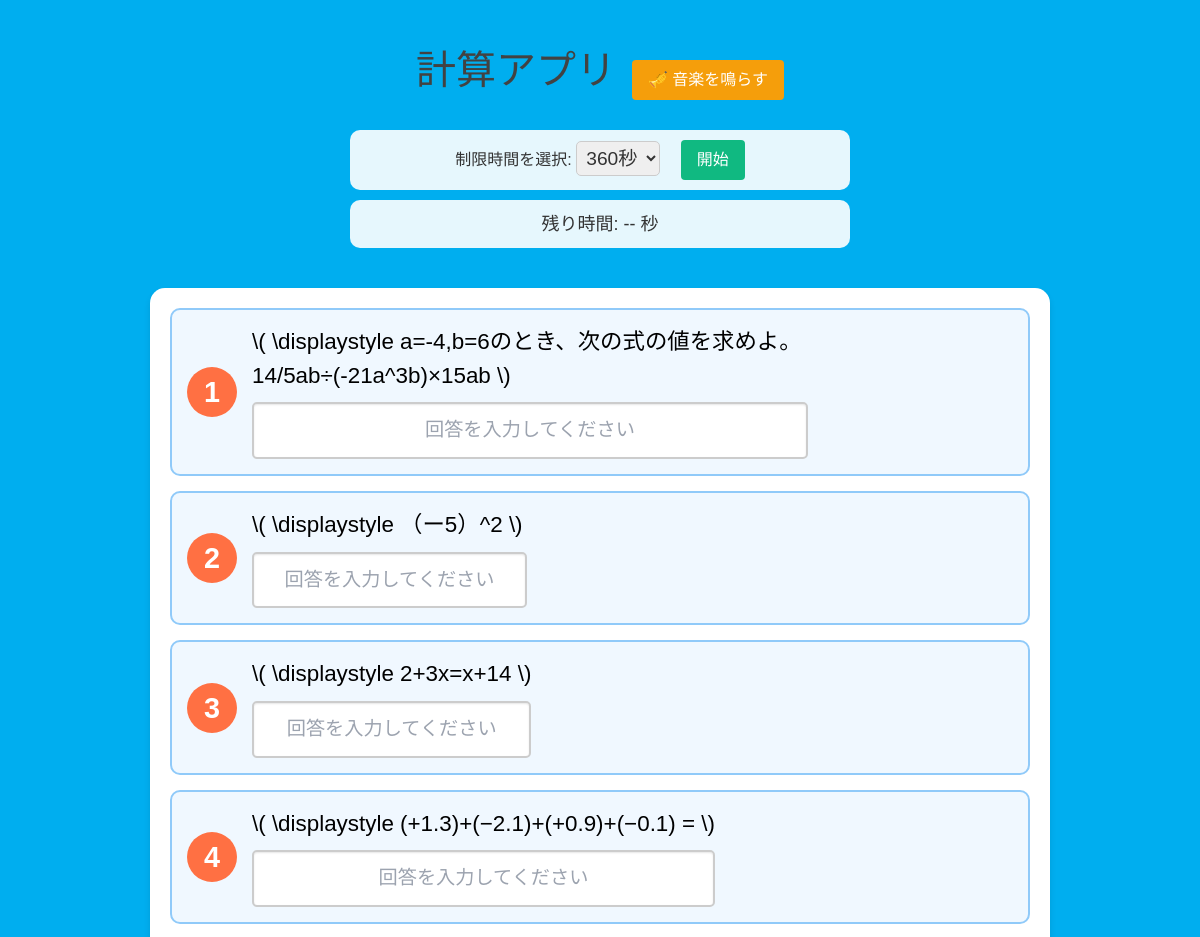
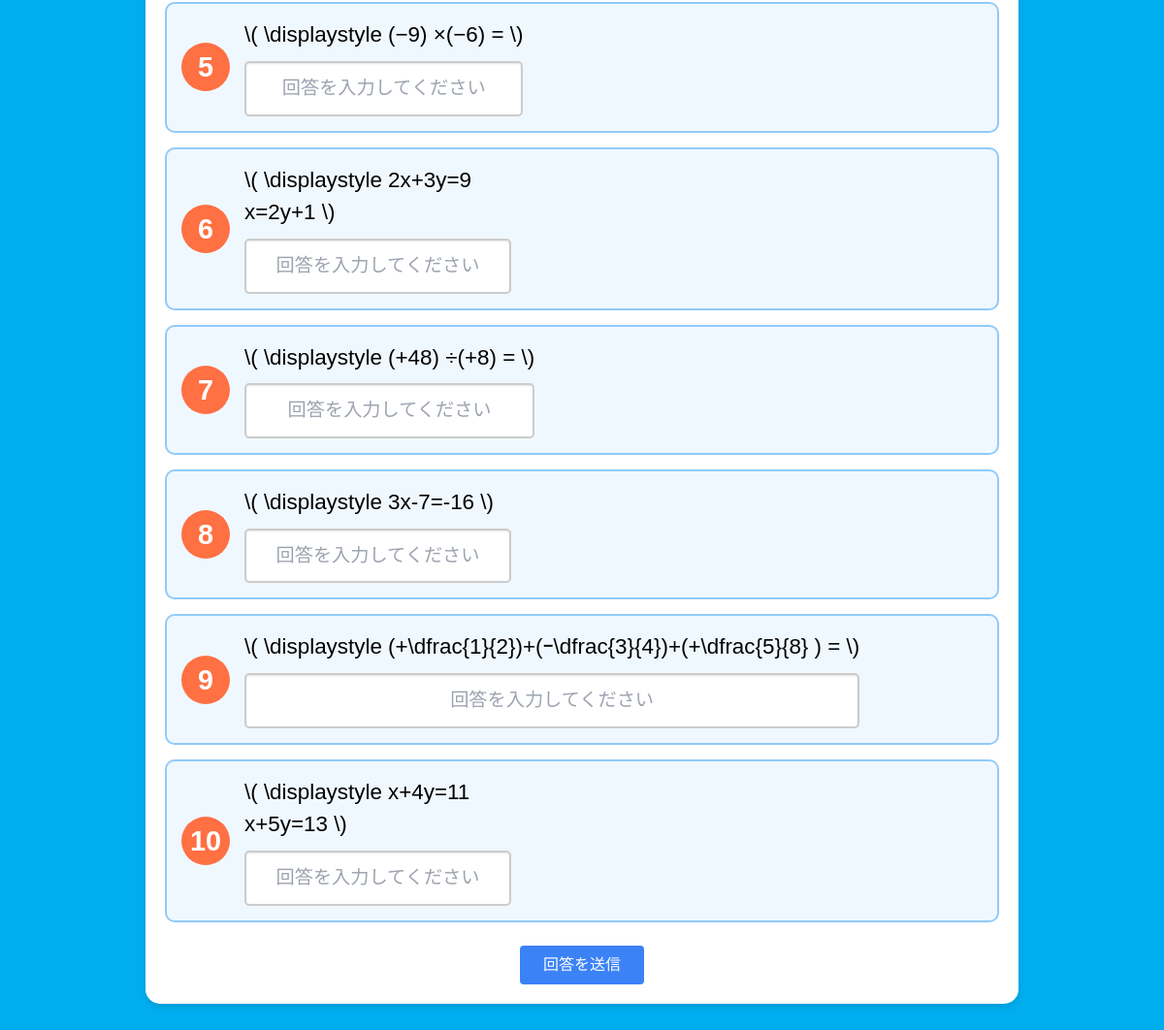
The page /quiz/ on the database as committed earlier (2 pictures, top to bottom).
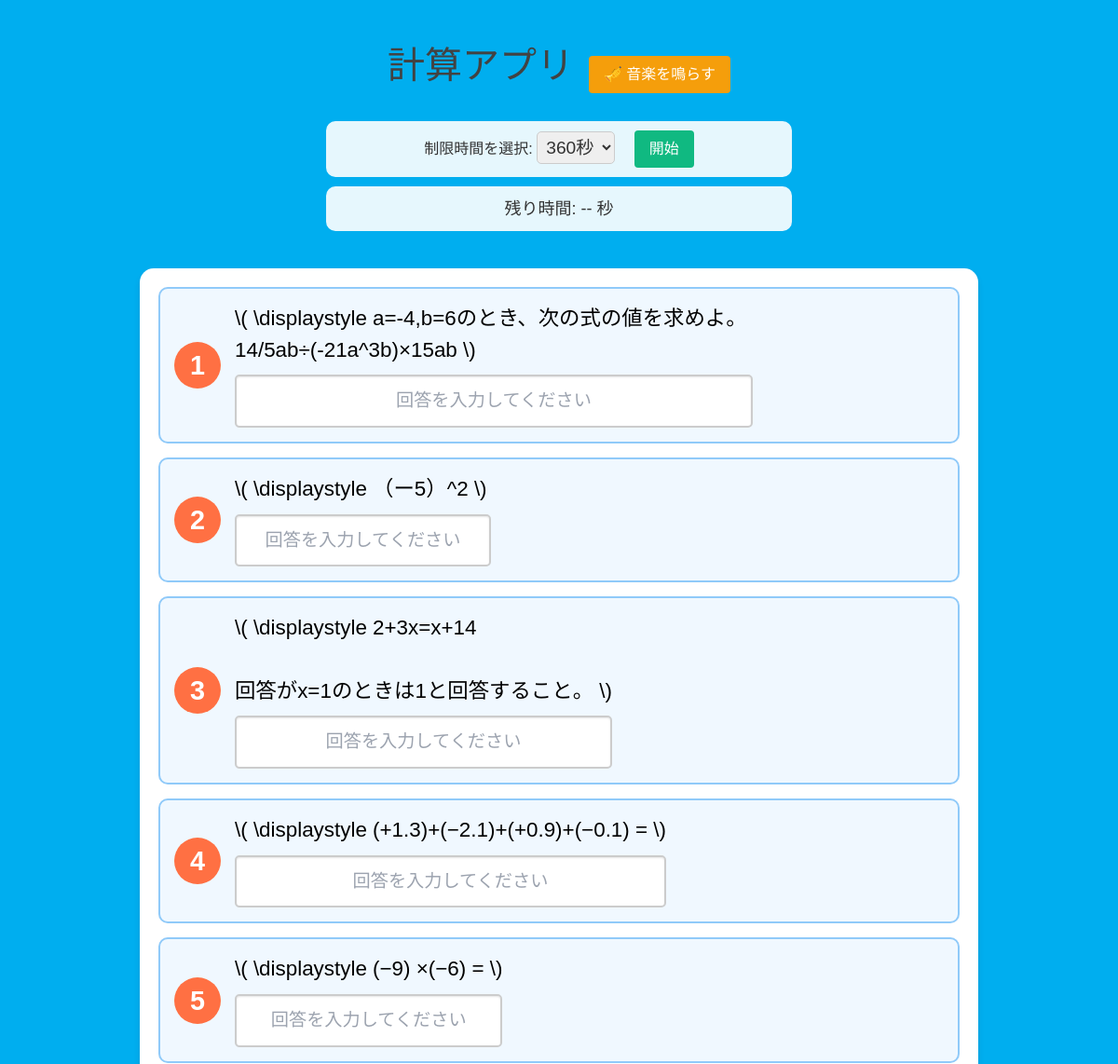
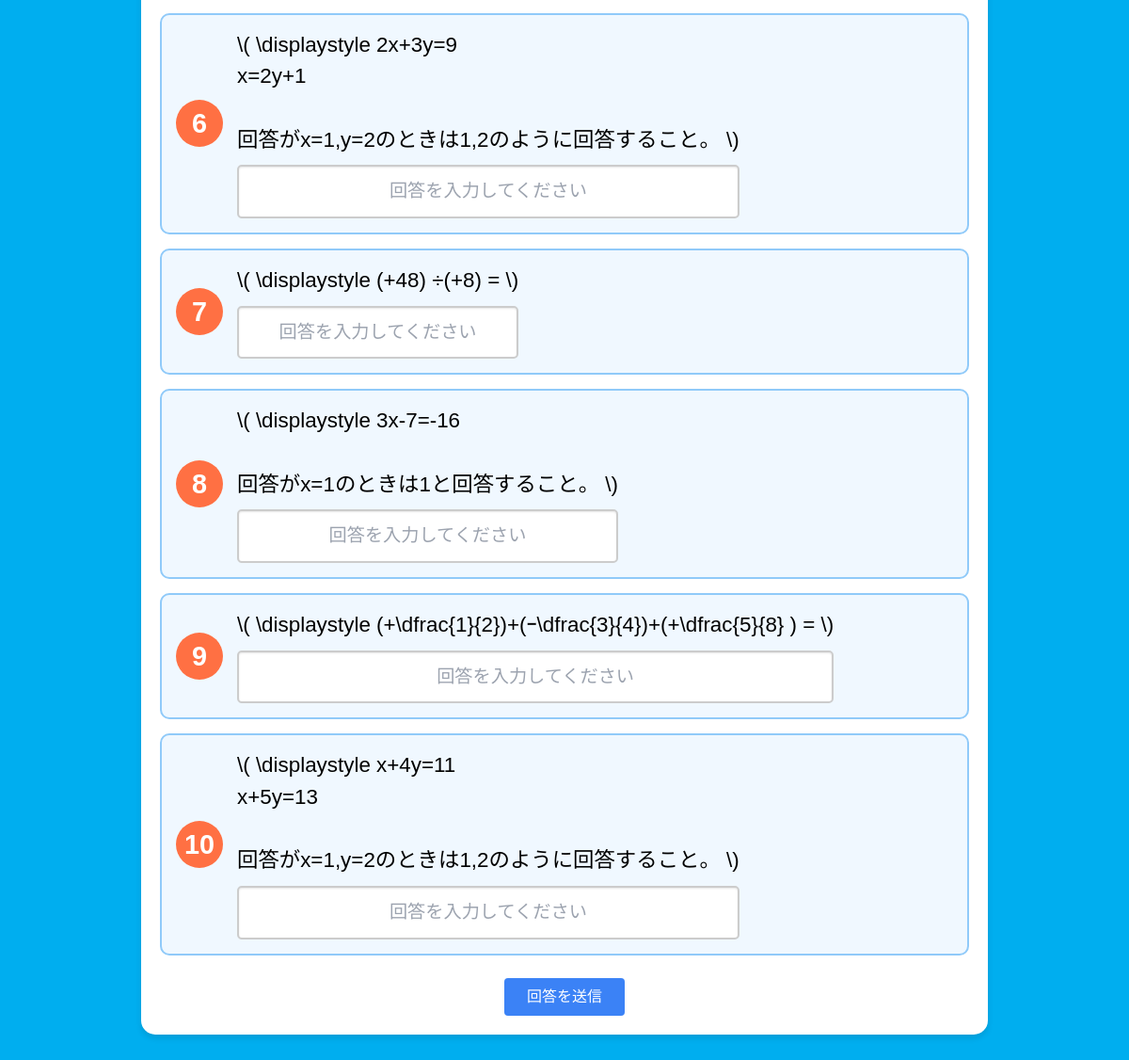
The same page on the database as committed later (2 pictures, top to bottom).
### mathquiz/models.py (models this page shows, shortened)
class Question(models.Model):
    text = models.TextField(
        verbose_name="問題文",
        help_text="MathJaxを用いた数式を使用できます。"
    )
    correct_answer = models.TextField(
        verbose_name="正答",
        help_text="複数の正答をカンマ区切りで入力できます（例: √2, 1/2, ∞）。"
    )
    explanation = models.TextField(
        verbose_name="解説",
        blank=True,
        help_text="解説を文章、数式、画像リンク、または埋め込み動画として記述できます。"
    )
    algebra_expression = models.TextField(
        verbose_name="数式表現",
        blank=True,
        null=True,  # NULL値を許可
        help_text="問題に関連する数式を記述します（例: Σ, √, lim）。"
    )
    root_value = models.TextField(
        verbose_name="解の値",
        blank=True,
        help_text="複数解がある場合はカンマ区切りで入力します（例: 1, -1, √2）。"
    )
    category = models.ForeignKey(
        Category,
        verbose_name="カテゴリ",
        on_delete=models.CASCADE,
        help_text="この問題が属するカテゴリを選択してください。"
    )
    class Meta:
        verbose_name = "登録した問題"
        verbose_name_plural = "登録した問題"

### mathquiz/views.py (the view)
# urls.py: path('quiz/', views.quiz_view, name='quiz'),  # 問題画面を表示するURL
def quiz_view(request):
    if request.method == 'GET':  # GETリクエストの場合
        questions = list(Question.objects.all())  # データベースからすべての問題を取得
        num_questions = 10  # 出題する問題数
        selected_questions = random.sample(questions, min(num_questions, len(questions)))  # ランダムに10問選択
        return render(request, 'mathquiz/quiz.html', {'questions': selected_questions})
    return redirect('quiz')

### mathquiz/templates/mathquiz/quiz.html (shortened to what this page needs)
{% load static %}
<!DOCTYPE html>
<html lang="ja">
<head>
    <link rel="stylesheet" href="https://cdn.jsdelivr.net/npm/tailwindcss@2.2.19/dist/tailwind.min.css">
</head>
<body>
    <div class="flex justify-center items-center mt-10">
        <h1>計算アプリ</h1>
        <button onclick="playMusic()" class="ml-4 bg-yellow-500 text-white px-4 py-2 rounded hover:bg-yellow-600">🎺 音楽を鳴らす</button>
    </div>
    <div class="timer-container">
        <label for="timer-select" class="timer-label">制限時間を選択:</label>
        <select id="timer-select">
            <option value="360">360秒</option>
        </select>
        <button onclick="startTimer()" class="ml-4 bg-green-500 text-white px-4 py-2 rounded hover:bg-green-600">開始</button>
    </div>
    <div id="timer" class="text-center text-lg mt-4">残り時間: -- 秒</div>
    <div class="quiz-container">
        <form id="quiz-form" method="post" action="/result/">
            {% for question in questions %}
                <div class="question-container">
                    <span class="question-number">{{ forloop.counter }}</span>
                    <div>
                        <p class="question-text">\( \displaystyle {{ question.text }} \)</p>
                        <input type="text" id="answer_{{ forloop.counter0 }}" name="answer_{{ forloop.counter0 }}"
                               class="answer-input" placeholder="回答を入力してください">
                    </div>
                </div>
            {% endfor %}
            <div class="text-center mt-6">
                <button type="submit" class="bg-blue-500 text-white px-6 py-2 rounded hover:bg-blue-600">
                    回答を送信
                </button>
            </div>
        </form>
    </div>
</body>
</html>

### mathquiz/templates/mathquiz/quiz.html (style rules this page uses)
body { background: linear-gradient(to right, #00AEEF, #00AEEF) no-repeat, #f5f5f5; background-size: 100vw 100%; font-family: 'Noto Sans JP', sans-serif; }
.quiz-container { background-color: #ffffff; padding: 20px; border-radius: 15px; box-shadow: 0 4px 6px rgba(0, 0, 0, 0.1); max-width: 900px; margin: 40px auto; text-align: center; }
.question-container { display: flex; align-items: center; margin-bottom: 15px; background-color: #f0f8ff; border-radius: 10px; padding: 15px; text-align: left; border: 2px solid #90caf9; }
.question-number { display: inline-block; font-size: 1.8rem; font-weight: bold; color: white; background-color: #ff7043; width: 50px; height: 50px; line-height: 50px; text-align: center; border-radius: 50%; margin-right: 15px; }
.question-text { font-size: 1.4rem; white-space: pre-wrap; }
.answer-input { width: 100%; padding: 12px; border: 2px solid #ccc; border-radius: 5px; text-align: center; font-size: 1.2rem; box-shadow: inset 0 1px 2px rgba(0, 0, 0, 0.1); margin-top: 10px; }
.timer-container, #timer { color: #333; background-color: rgba(255, 255, 255, 0.9); padding: 10px; border-radius: 10px; max-width: 500px; margin: 10px auto; text-align: center; }
select { padding: 5px; font-size: 1.2rem; border: 1px solid #ccc; border-radius: 5px; }
h1 { font-size: 2.5rem; color: #424242; margin-bottom: 20px; }

Rows that differ between the two databases and show on the page:
changed Question: text "2+3x=x+14" → "2+3x=x+14 回答がx=1のときは1と回答すること。"
changed Question: text "2x+3y=9 x=2y+1" → "2x+3y=9 x=2y+1 回答がx=1,y=2のときは1,2のように回答すること。"
changed Question: text "3x-7=-16" → "3x-7=-16 回答がx=1のときは1と回答すること。"
changed Question: text "x+4y=11 x+5y=13" → "x+4y=11 x+5y=13 回答がx=1,y=2のときは1,2のように回答すること。"
